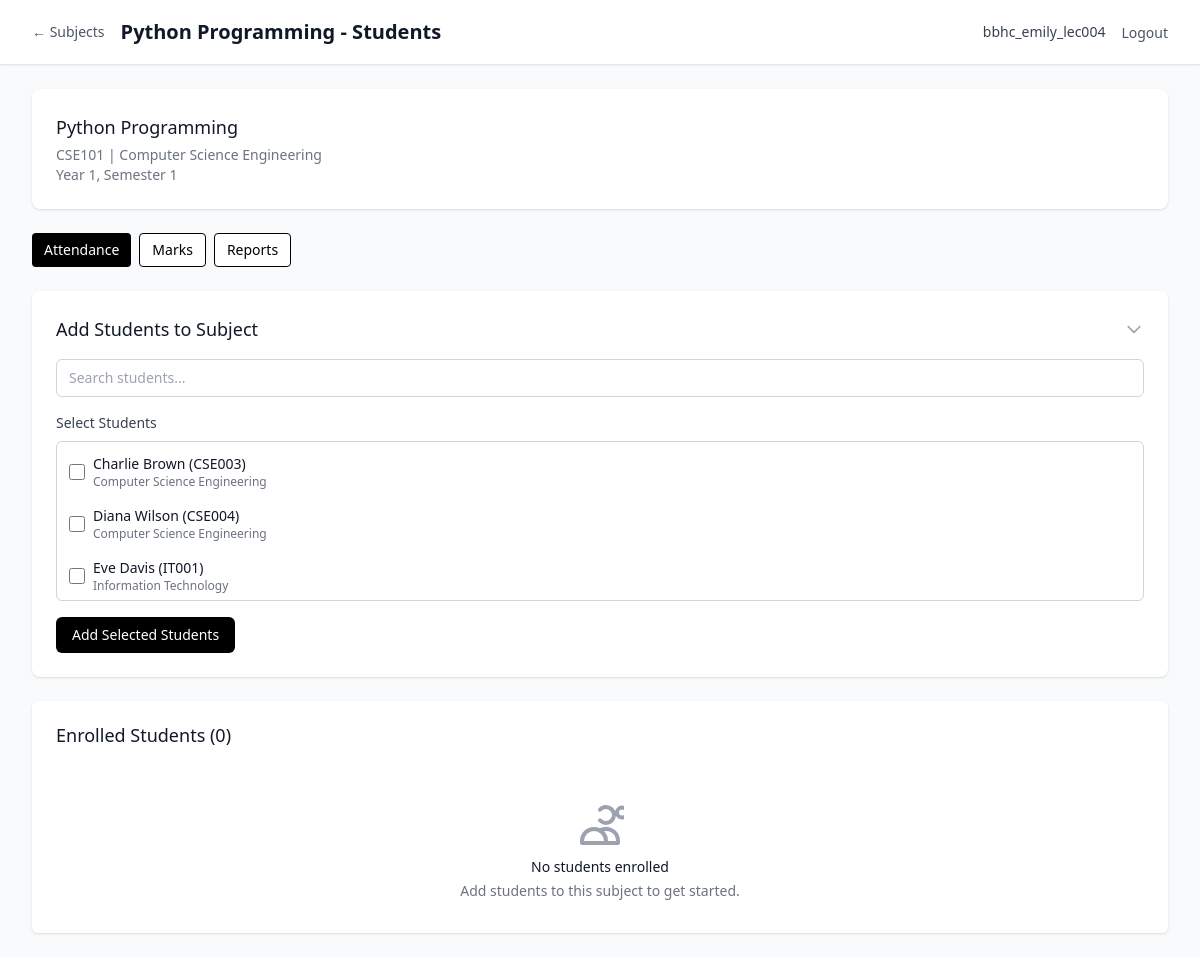
Before: /lecturer/subjects/1/students (signed in) with the older database file.
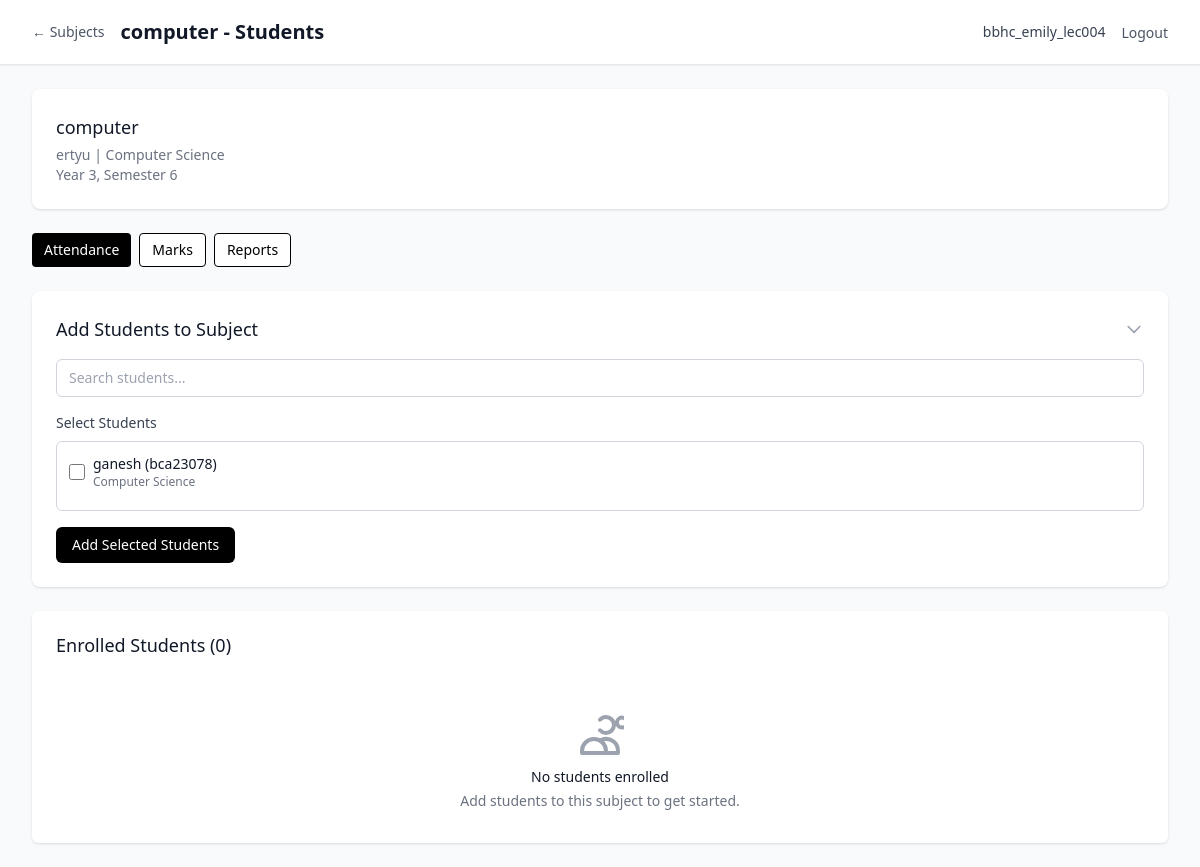
After: the same page with the newer database file.
### models/academic.py (models this page shows, shortened)
class Subject(db.Model):
    __tablename__ = 'subject'
    id = db.Column(db.Integer, primary_key=True)
    name = db.Column(db.String(100), nullable=False)
    code = db.Column(db.String(20), nullable=False, index=True)
    course_id = db.Column(db.Integer, db.ForeignKey('course.id'), nullable=False)
    semester = db.Column(db.Integer, nullable=False)
    year = db.Column(db.Integer, nullable=False)
    credits = db.Column(db.Integer, default=3)
    description = db.Column(db.Text, nullable=True)
    created_at = db.Column(db.DateTime, default=datetime.utcnow)
    is_active = db.Column(db.Boolean, default=True)
    assignments = db.relationship('SubjectAssignment', backref='subject', lazy='dynamic')
    enrollments = db.relationship('StudentEnrollment', backref='subject', lazy='dynamic')
    attendance_records = db.relationship('AttendanceRecord', backref='subject', lazy='dynamic')
    monthly_summaries = db.relationship('MonthlyAttendanceSummary', backref='subject', lazy='dynamic')
    student_marks = db.relationship('StudentMarks', backref='subject', lazy='dynamic')
    __table_args__ = (db.UniqueConstraint('code', 'course_id', name='unique_subject_code_per_course'),)
    def get_enrolled_students(self):
        return [enrollment.student for enrollment in self.enrollments.filter_by(is_active=True)]

class Course(db.Model):
    __tablename__ = 'course'
    id = db.Column(db.Integer, primary_key=True)
    name = db.Column(db.String(100), nullable=False)
    code = db.Column(db.String(20), unique=True, nullable=False, index=True)
    description = db.Column(db.Text, nullable=True)
    duration_years = db.Column(db.Integer, default=3, nullable=False)
    total_semesters = db.Column(db.Integer, default=6, nullable=False)
    created_at = db.Column(db.DateTime, default=datetime.utcnow)
    is_active = db.Column(db.Boolean, default=True)
    students = db.relationship('Student', backref='course', lazy='dynamic')
    subjects = db.relationship('Subject', backref='course', lazy='dynamic')

### models/student.py (models this page shows, shortened)
class Student(db.Model):
    __tablename__ = 'student'
    id = db.Column(db.Integer, primary_key=True)
    roll_number = db.Column(db.String(20), unique=True, nullable=False, index=True)
    name = db.Column(db.String(100), nullable=False)
    course_id = db.Column(db.Integer, db.ForeignKey('course.id'), nullable=False)
    academic_year = db.Column(db.Integer, nullable=False)
    current_semester = db.Column(db.Integer, default=1)
    email = db.Column(db.String(120), unique=True, nullable=True)
    phone = db.Column(db.String(15), nullable=True)
    address = db.Column(db.Text, nullable=True)
    date_of_birth = db.Column(db.Date, nullable=True)
    admission_date = db.Column(db.Date, default=datetime.utcnow().date())
    created_at = db.Column(db.DateTime, default=datetime.utcnow)
    is_active = db.Column(db.Boolean, default=True)
    enrollments = db.relationship('StudentEnrollment', backref='student', lazy='dynamic')
    attendance_records = db.relationship('AttendanceRecord', backref='student', lazy='dynamic')
    marks = db.relationship('StudentMarks', backref='student', lazy='dynamic')

### routes/auth.py (the view)
        def decorated_function(*args, **kwargs):
            if not SessionManager.is_authenticated(session):
                flash('Please log in to access this page', 'error')
                return redirect(url_for('auth.index'))
            if user_type:
                if user_type == 'management' and not SessionManager.is_management(session):
                    flash('Access denied. Management login required.', 'error')
                    return redirect(url_for('auth.management_login'))
                elif user_type == 'lecturer' and not SessionManager.is_lecturer(session):
                    flash('Access denied. Lecturer login required.', 'error')
                    return redirect(url_for('auth.lecturer_login'))
            return f(*args, **kwargs)

### app.py (called while the page is built)
def create_app():
    app = Flask(__name__)
    app.config.from_object(Config)
    db.init_app(app)
    csrf = CSRFProtect(app)
    @app.context_processor
    def inject_csrf_token():
        from flask_wtf.csrf import generate_csrf
        return dict(csrf_token=generate_csrf)
    from routes.auth import auth_bp
    from routes.management import management_bp
    from routes.lecturer import lecturer_bp
    app.register_blueprint(auth_bp)
    app.register_blueprint(management_bp, url_prefix='/management')
    app.register_blueprint(lecturer_bp, url_prefix='/lecturer')
    init_db(app)
    return app

### routes/auth.py (called while the page is built)
@auth_bp.app_context_processor
def inject_user():
    return {
        'current_user': SessionManager.get_session_info(session),
        'is_authenticated': SessionManager.is_authenticated(session),
        'is_management': SessionManager.is_management(session),
        'is_lecturer': SessionManager.is_lecturer(session)
    }

### services/auth_service.py (called while the page is built)
    @staticmethod
    def is_authenticated(session):
        return 'user_type' in session and 'user_id' in session

    @staticmethod
    def is_management(session):
        return session.get('user_type') == 'management'

### templates/lecturer/subject_students.html (shortened to what the changed rows need)
{% extends "base.html" %}
{% block content %}
<div class="min-h-screen bg-gray-50">
    <nav class="bg-white shadow-sm border-b border-gray-200">
        <div class="max-w-7xl mx-auto px-4 sm:px-6 lg:px-8">
            <div class="flex justify-between items-center h-16">
                <div class="flex items-center space-x-2 sm:space-x-4 min-w-0 flex-1">
                    <a href="{{ url_for('lecturer.subjects') }}" class="text-sm text-gray-600 hover:text-black flex-shrink-0">← Subjects</a>
                    <h1 class="text-sm sm:text-xl font-semibold text-gray-900 truncate">{{ subject.name }} - Students</h1>
                </div>
            </div>
        </div>
    </nav>
    <div class="max-w-7xl mx-auto py-4 sm:py-6 px-4 sm:px-6 lg:px-8">
        <div class="bg-white shadow rounded-lg mb-4 sm:mb-6">
            <div class="px-4 py-4 sm:p-6">
                <h3 class="text-base sm:text-lg font-medium text-gray-900 truncate">{{ subject.name }}</h3>
                <p class="text-xs sm:text-sm text-gray-500 mt-1">{{ subject.code }} | {{ subject.course.name if subject.course else 'N/A' }}</p>
                <p class="text-xs sm:text-sm text-gray-500">Year {{ subject.year }}, Semester {{ subject.semester }}</p>
            </div>
        </div>
        <div class="bg-white shadow rounded-lg mb-4 sm:mb-6">
            <div class="px-4 py-4 sm:p-6">
                <div id="add-students-form" class="mt-4 hidden sm:block">
                    <form method="POST" action="{{ url_for('lecturer.add_students_to_subject', subject_id=subject.id) }}">
                        <div class="mb-4">
                            <div class="max-h-40 overflow-y-auto border border-gray-300 rounded-md p-2">
                                {% for student in all_students %}
                                {% set is_enrolled = student in students %}
                                <div class="student-item flex items-center mb-2 p-1 hover:bg-gray-50 rounded"
                                     data-name="{{ student.name.lower() }}" data-roll="{{ student.roll_number.lower() }}">
                                    <input type="checkbox" name="student_ids" value="{{ student.id }}"
                                           id="student_{{ student.id }}" {% if is_enrolled %}disabled{% endif %}
                                           class="h-4 w-4 text-black focus:ring-black border-gray-300 rounded flex-shrink-0">
                                    <label for="student_{{ student.id }}" class="ml-2 text-xs sm:text-sm text-gray-900 {% if is_enrolled %}text-gray-400{% endif %} cursor-pointer flex-1 min-w-0">
                                        <div class="truncate">{{ student.name }} ({{ student.roll_number }})</div>
                                        <div class="text-xs text-gray-500 truncate">{{ student.course.name if student.course else 'N/A' }}</div>
                                    </label>
                                </div>
                                {% endfor %}
                            </div>
                        </div>
                    </form>
                </div>
            </div>
        </div>
    </div>
</div>
{% endblock %}

Changed rows visible on the page:
no longer on this page (row unchanged): Course: course "Computer Science Engineering"
removed Student: name "Charlie Brown", roll_number "CSE003", course "Computer Science Engineering"
removed Student: name "Diana Wilson", roll_number "CSE004", course "Computer Science Engineering"
removed Student: name "Eve Davis", roll_number "IT001", course "Information Technology"
changed Subject: name "Python Programming" → "computer"; code "CSE101" → "ertyu"; year "1" → "3"; semester "1" → "6"
added Course: course "Computer Science"
now on this page (row edited): Student: name "ganesh", roll_number "bca23078", course "Computer Science"
